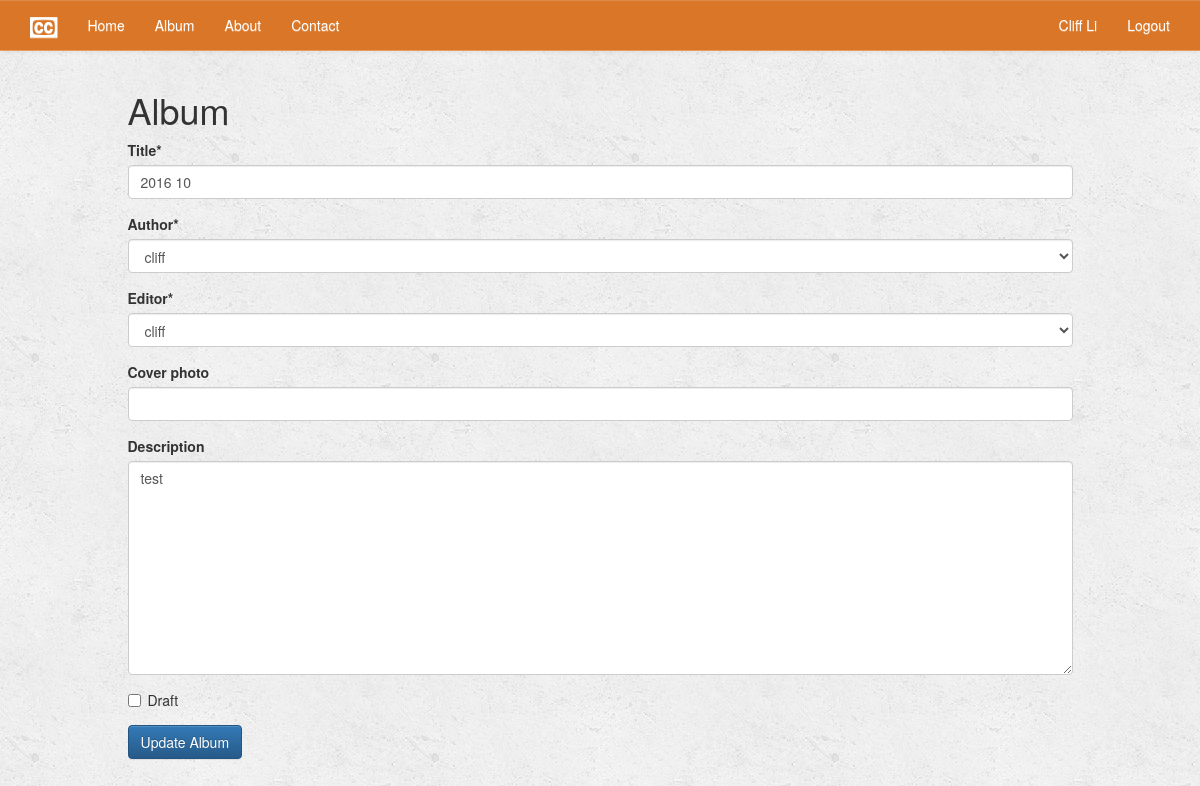
The page /album/2016-10/edit/ (signed in) on the database its author committed.
### blog/models.py (models this page shows, shortened)
class Album(models.Model):
    title = models.CharField(max_length=120)
    author = models.ForeignKey(settings.AUTH_USER_MODEL, default=1)
    editor = models.ForeignKey(settings.AUTH_USER_MODEL, default=1, related_name="+")
    cover_photo = models.URLField(blank=True)
    description = models.TextField(blank=True)
    slug = models.SlugField(unique=True)
    draft = models.BooleanField(default=False)
    created_time = models.DateTimeField(auto_now=False, auto_now_add=True)
    updated_time = models.DateTimeField(auto_now=True, auto_now_add=False)
    objects = AlbumManager()
    class Meta:
        ordering = ["-created_time", "-updated_time"]

### blog/views.py (the view, shortened to what this page needs)
# urls.py: url(r'^(?P<slug>[\w-]+)/edit/$', views.album_update, name='update'),
def album_update(request, slug=None):
    if not (request.user.is_staff or request.user.is_superuser):
        raise Http404
    instance = get_object_or_404(Album, slug=slug)
    if instance:
        title = instance.title
    form = AlbumForm(request.POST or None, request.FILES or None, instance=instance)
    update = True
    context = {
        "title": instance.title,
        "instance": instance,
        "form": form,
        "update": update
    }
    return render(request, "album_form.html", context)

### blog/forms.py (shortened to what this page needs)
class AlbumForm(forms.ModelForm):
    class Meta:
        model = Album
        fields = [
            'title',
            'author',
            'editor',
            'cover_photo',
            'description',
            'draft',
        ]
    images = MultiFileField(min_num=1, max_num=9999, max_file_size=1024 * 1024 * 20)

### templates/album_form.html (shortened to what this page needs)
{% extends 'base.html' %}
{% load crispy_forms_tags %}
{% block content %}
    <div class="row">
        <div class="col-md-10 col-md-offset-1">
            <h1>Album</h1>
            <form method="POST" , action="" enctype="multipart/form-data"> {% csrf_token %}
                {{ form | crispy }}
                <input type="submit" class="btn btn-primary"
                       value={% if update %}"Update Album"{% else %}"Create Album"{% endif %}/>
            </form>
        </div>
    </div>
{% endblock %}

### templates/navbar.html (shortened to what this page needs)
{% load staticfiles %}
<nav class="navbar navbar-default navbar-static-top">
    <div class="container">
        <div class="navbar-header">
            <a class="navbar-brand" href="{% url "home" %}"><i class="fa fa-cc fa-lg" aria-hidden="true"></i></a>
        </div>
        <div id="navbar" class="navbar-collapse collapse">
            <ul class="nav navbar-nav">
                <li><a href="{% url "home" %}">Home</a></li>
                <li><a href="/album">Album</a></li>
                <li><a href="{% url "about" %}">About</a></li>
                <li><a href="{% url "contact" %}">Contact</a></li>
            </ul>
            <ul class="nav navbar-nav navbar-right">
                {% if request.user.is_authenticated %}
                    <li class="nav navbar-nav"><a href="#">{{ request.user.get_full_name }}</a></li>
                    <li class="nav navbar-nav"><a href="{% url 'auth_logout' %}">Logout</a></li>
                {% endif %}
            </ul>
        </div>
    </div>
</nav>

### static/css/navbar-static-top.css (style rules this page uses)
body { min-height: 1000px; }
.navbar-static-top { margin-bottom: 19px; background-image: none; background-color: #da7627; border-color: #e89b5d; }
.navbar-default .navbar-brand { color: #FFF; }
.navbar-default .navbar-nav>li>a { color: #FFF; }

### static/css/custom.css (style rules this page uses)
body { background-image: url('../img/background_image/gray_background.png'); }

### rows shown on the page
Album: title "2016 10", author "cliff", editor "cliff", description "test"

### other values the page prints
{{ request.user.get_full_name }} "Cliff Li"
